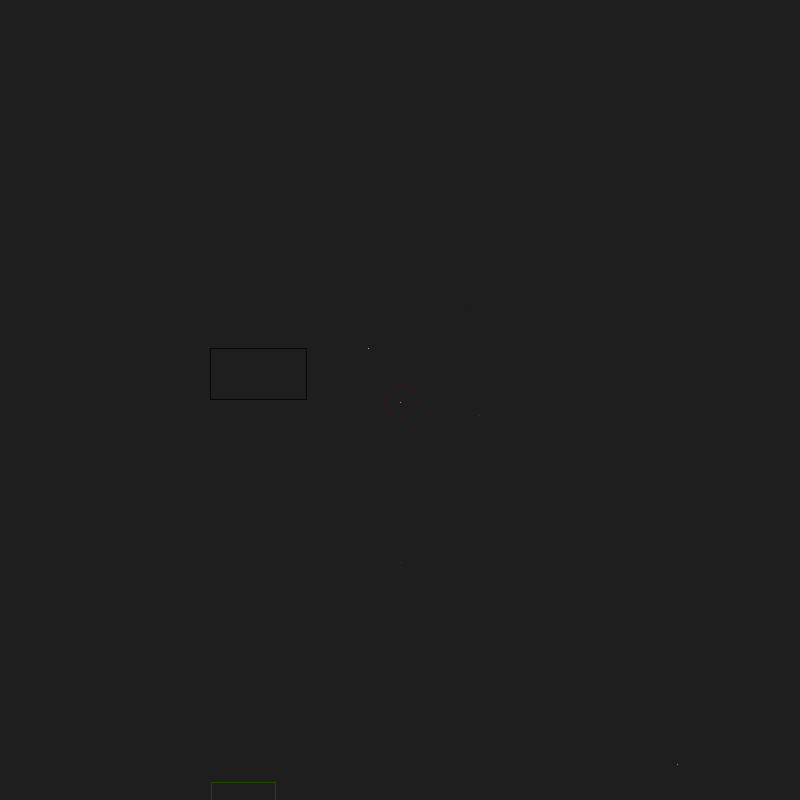
Frame 1 (no input)
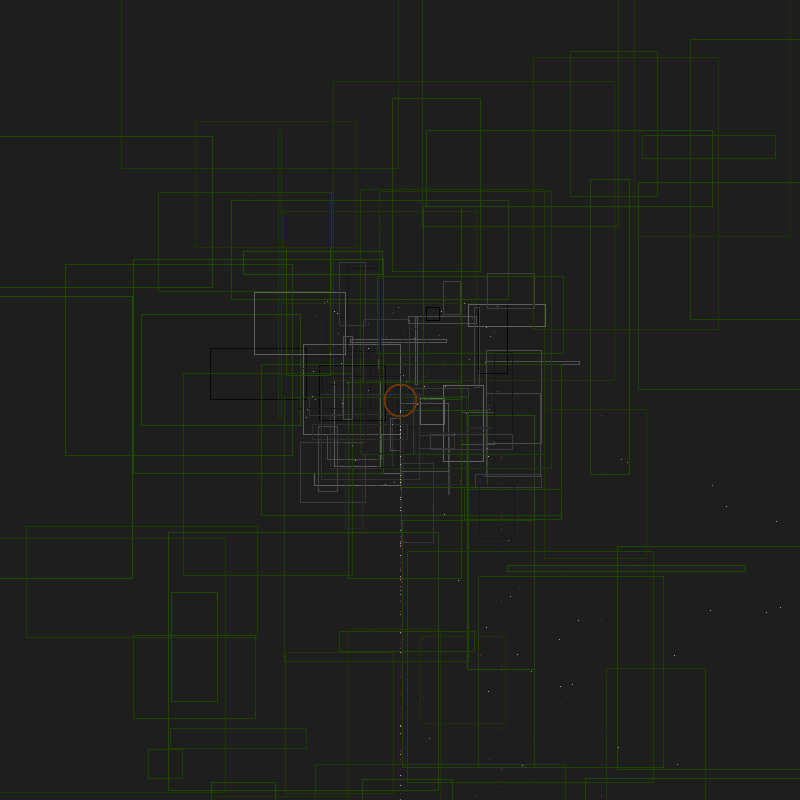
Frame 60 (the mouse pressed at the canvas centre just before this capture)
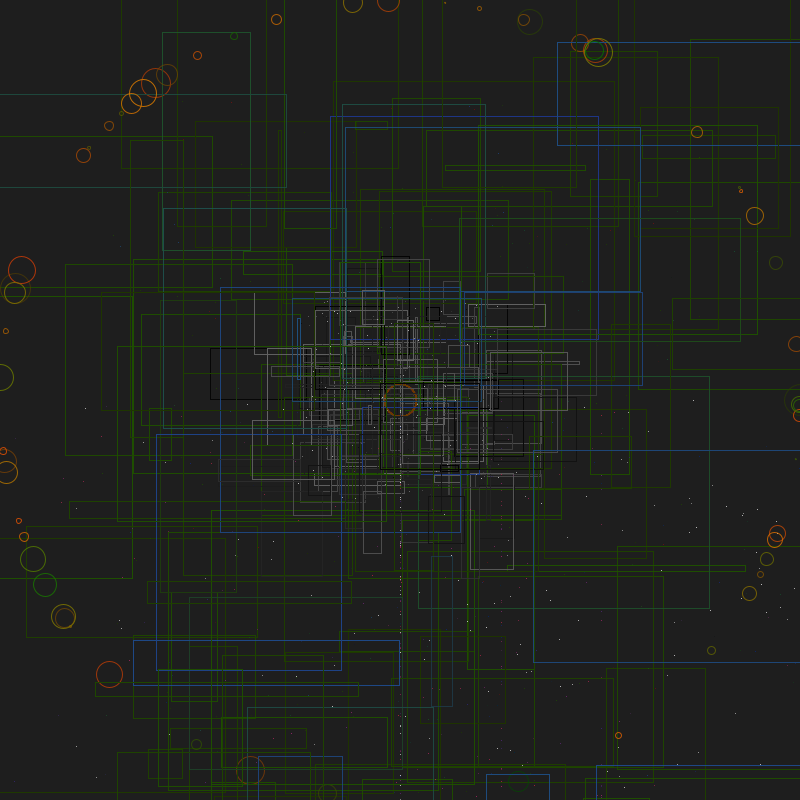
Frame 120 (the mouse held since frame 60 and released just before this capture)

The Processing sketch that drew these frames (run headless with seeded random() and noise(); from frame 60 on, the mouse is pressed at the canvas centre):

// Processing sketch: processing_106884
// ── processing_106884.pde

float x, y;
float r, z, R, G, B;

// Angle and angular velocity, accleration
float theta;
float theta_vel;
float theta_acc;

void setup() {
  size(800, 800);
  background(0);
  x = random(600);
  y = random(300);
  background(30, 30);
  frameRate(1000);
    
  // Initialize all values
  r = height * 0.5;
  theta = 0;
  theta_vel = -5;
  theta_acc = random(0.0001);
  R=0;
  G=random(255);
  B=random(125);
}

void draw() {

//COLORS RGB
  R++;
  G--;
  B++;
  if (R>170) {
    R=0;
    R--;
  }
  if  (G<100) {
    G-=R;
    G++;
  }
  if (B>250) {
    B-=G;
    B--;
  }
  
  z++;
  if (z>mouseX) {
    z=0;
  }

  r--;
  if (r<-400) {
    r++;
  }

  
  // Convert polar to cartesian
  float x = mouseX * cos(theta);
  float y = mouseY * sin(theta);
  
   // Translate the origin point to the center of the screen 
    translate(width/2, height/2);
  
  // Draw the ellipse at the cartesian coordinate
  ellipseMode(CENTER);
  stroke(random(255),R, G, B);
  noFill();
  ellipse(x, y, 32+-z, 32+-z);
  
  // Apply acceleration and velocity to angle (r remains static in this example)
  theta_vel += theta_acc*r;
  theta += theta_vel*z;
  y--;
  if (y<400) {
    y=400;
  }

  x++;
  if (x>800) {
    x = 0;
  }
  stroke(255-random(100));
  point(random(800-x), random(600-x));
  point(random(x), random(random(800)));
  point(random(800), random(800));
  stroke(random(200), 40, 60+random(70));
  point(x+100, random(300)*2);
  point(random(600-y), random(1000-x));
  point(random(x), random(y));
  point(x+200, random(600)*2);
  noFill();
  stroke(random(100));
  point(-100+random(200),-100+random(200));
  rect(-100+random(200),-100+random(200),-100+random(200),-100+random(200));
  stroke(B, G, -y, x/3);
  point(-300+random(600),-300+random(600));
  stroke(30, random(30)+50, x/3);
  rect(-300+random(600),-300+random(800), -300+random(600),-300+random(600));
  point(-300+random(600),-300+random(800));
  stroke(R, random(G));
  point(-200+random(800),-200+random(800));
  stroke(-y, random(255), R, 70);
  point(-200+random(800),-200+random(800));
  noStroke();
  fill(30+random(50), 20+random(20));
  stroke(100+random(155));
  point(100-random(200), 100-random(200));
  
}
